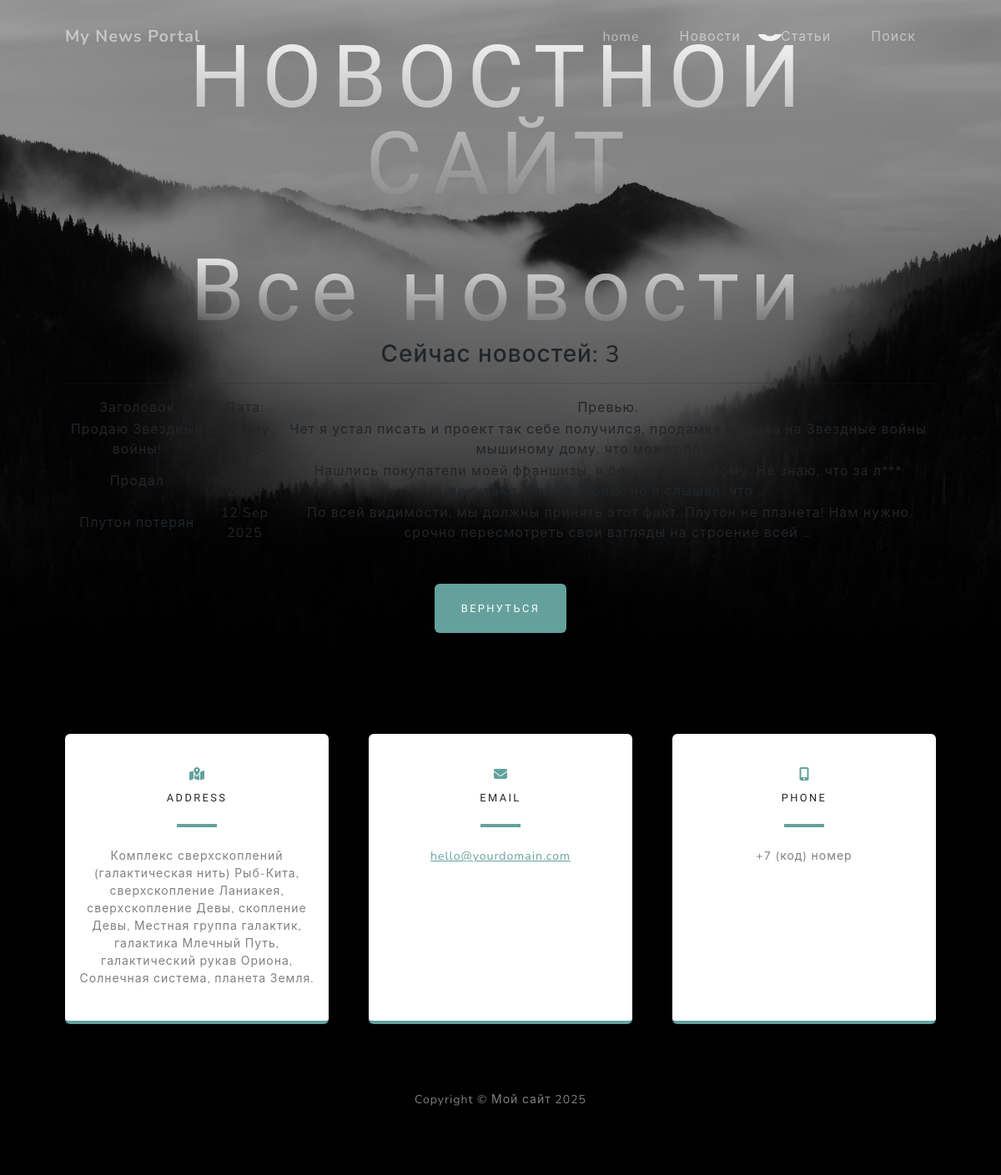
Page /news/ on the committed database.
### My_News_Portal/models.py (models this page shows, shortened)
class Post(models.Model):
    author = models.ForeignKey(Author, on_delete=models.CASCADE)
    NEWS = 'NW'
    ARTICLE = 'AR'
    CATEGORY = (
        (NEWS, 'Новость'),
        (ARTICLE, 'Статья'),
    )
    categoryType = models.CharField(max_length=2, choices=CATEGORY, default=NEWS)
    dateCreation = models.DateTimeField(auto_now_add=True)
    postCategory = models.ManyToManyField(Category, through='PostCategory')
    title = models.CharField(max_length=255)
    text = models.TextField()
    rating = models.IntegerField(default=0)

### My_News_Portal/views.py (the view)
# urls.py: path('news/', PostsList.as_view(), name='news_list'),
class PostsList(ListView):
    queryset = Post.objects.filter(
        categoryType = 'NW'
    )
    template_name = "news.html"
    context_object_name = "news"
    paginate_by = 10

### My_News_Portal/templatetags/custom_filters.py (called while the page is built)
@register.filter(name="censor")
def censor(value):
    if not isinstance(value, str):
        return value
    result = value
    for word in BAD_WORDS:
        pattern = re.compile(re.escape(word), re.IGNORECASE)
        replacement = word[0] + "*" * (len(word) - 1)
        result = pattern.sub(replacement, result)
    return result

### templates/news.html (shortened to what this page needs)
{% extends 'flatpages/default.html' %}
{% load custom_filters %}
{% block content %}
    <h1>Все новости</h1>
    <h3>Сейчас новостей: {{ news|length }}</h3>
    <hr>
    {% if news%}
        <table>
            <tr>
                <td>
                   Заголовок
                </td>
                <td>
                    Дата:
                </td>
                <td>
                    Превью.
                </td>
            </tr>
            {% for idnews in news %}
            <tr>
                <td>
                    {{ idnews.title|censor }}
                </td>
                <td>{{ idnews.dateCreation|date:'d M Y' }}</td>
                <td>{{idnews.text|truncatewords:20|censor}}</td>
            </tr>
            {% endfor %}
        </table>
    {% else %}
        <h2>Новостей нет!</h2>
    {% endif%}
{% endblock content %}

### rows in the picture
Post: title|censor "Продаю Звездные войны!", text|censor "Чет я устал писать и проект так себе получился, продамка я права на Звездные войны мышиному дому, что может пойти …"
Post: title|censor "Продал", text|censor "Нашлись покупатели моей франшизы, я безумно рад этому. Не знаю, что за л*** покупают мою историю, но я слышал, что …"
Post: title|censor "Плутон потерян", dateCreation "12 Sep 2025", text|censor "По всей видимости, мы должны принять этот факт. Плутон не планета! Нам нужно срочно пересмотреть свои взгляды на строение всей …"

### other values in the picture
{{ news|length }} "3"
